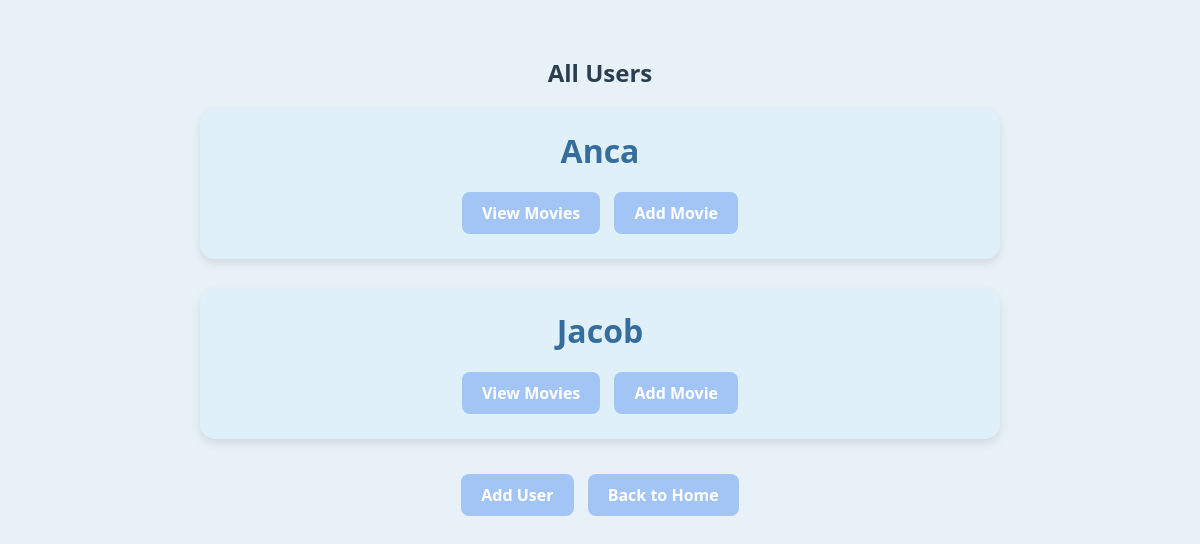
/users, run on an earlier commit of the app's database.
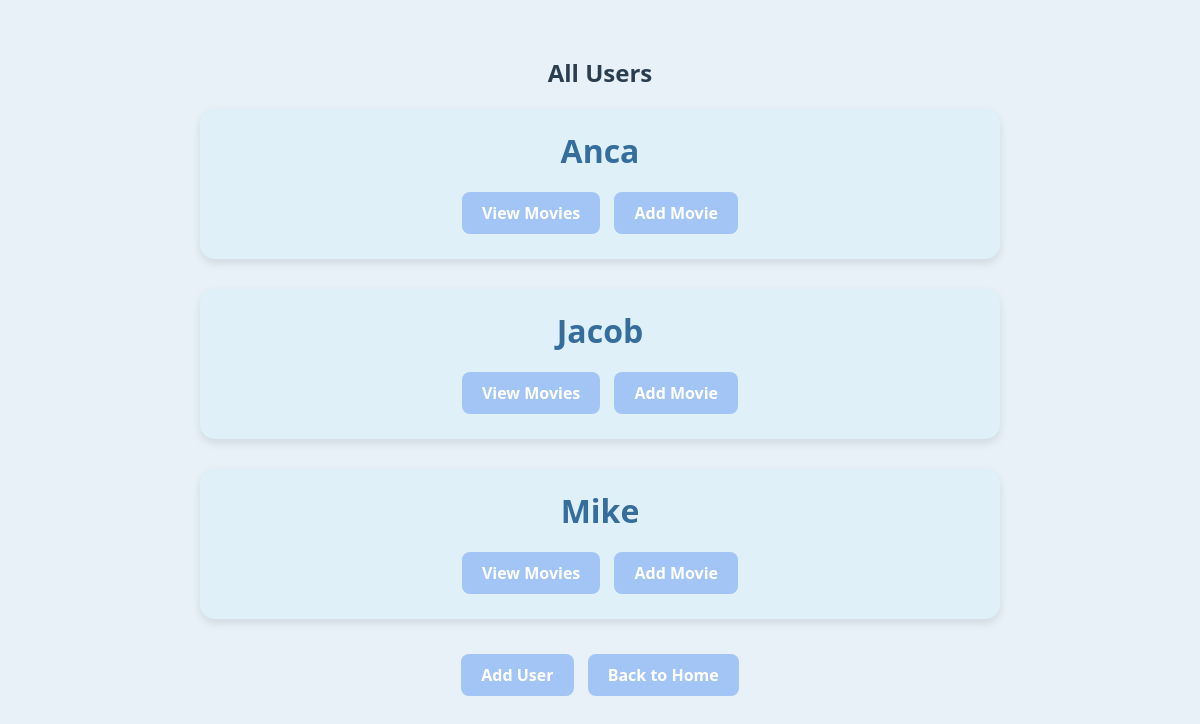
And on a later commit of the database.
### models.py (models this page shows)
class User(db.Model):
    __tablename__ = "users"
    id = db.Column(db.Integer, primary_key=True, autoincrement=True)
    name = db.Column(db.String(50), nullable=False)
    movies = db.relationship('Movie', backref='user', cascade="all, delete-orphan")

### app.py (the view)
@app.route('/users', methods=['GET'])
def list_users():
    try:
        users = data_manager.get_all_users()
        return render_template('users.html', users=users)
    except Exception as e:
        print(f"Error retrieving users: {e}")
        return render_template('message.html', message="Failed to retrieve the users.")

### datamanager/sqlite_data_manager.py (called while the page is built)
    def get_all_users(self):
        return User.query.all()

### templates/users.html (shortened to what this page needs)
<!DOCTYPE html>
<html lang="en">
<head>
    <link rel="stylesheet" href="{{ url_for('static', filename='style.css') }}">
</head>
<body>
    <div class="container">
        <h1>All Users</h1>
        {% if users %}
            <ul style="list-style-type: none; padding: 0;">
                {% for user in users %}
                    <li class="user-card">
                        <div class="username">{{ user.name }}</div>
                        <div class="user-buttons">
                            <a href="{{ url_for('list_user_movies', user_id=user.id) }}" class="button">View Movies</a>
                            <a href="{{ url_for('add_movie', user_id=user.id) }}" class="button">Add Movie</a>
                        </div>
                    </li>
                {% endfor %}
            </ul>
        {% else %}
            <p>No users found.</p>
        {% endif %}
        <a href="{{ url_for('add_users') }}" class="button">Add User</a>
        <a href="{{ url_for('home') }}" class="button">Back to Home</a>
    </div>
</body>
</html>

What changed in the data, as far as the page shows it:
added User: name "Mike"
